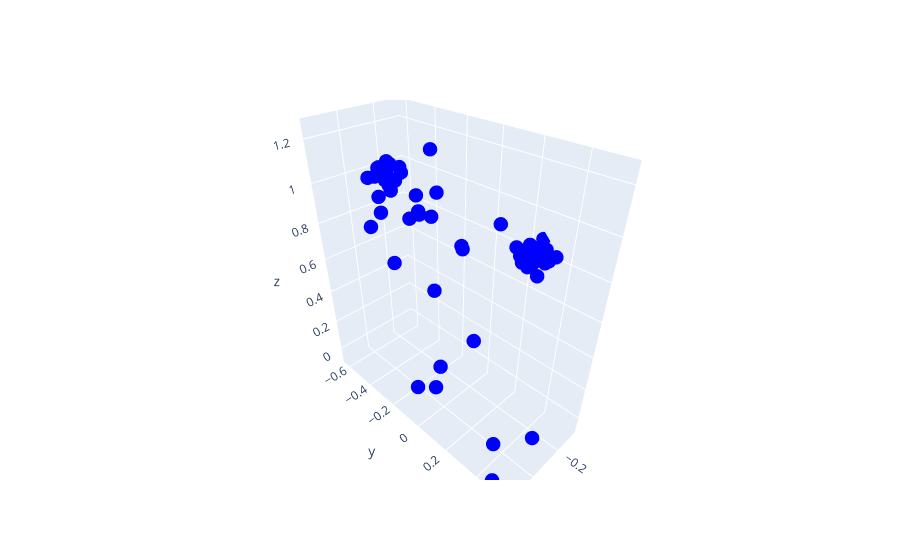

The notebook cell saved with this chart:
### Code cell
#use plotly to plot 3d joint, groundtruth and prediction overlay

import plotly.graph_objects as go
fig = go.Figure(data=[go.Scatter3d(
    x=out.detach().cpu().numpy()[:,0],
    y=out.detach().cpu().numpy()[:,1],
    z=out.detach().cpu().numpy()[:,2],
    mode='markers',
    marker=dict(
        size=5,
        color='blue',
    )
)])
fig.show()
